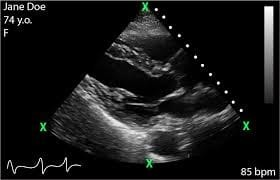
#> input picture samples/assets/real_cardiac_us.jpg, 280 x 180 px
$ python -i pixel_scanner.py   (imports and definitions only)   (older library calls are emulated)
#> lines starting #> are read from the running program, lines starting #| are printed output that depends on the picture; after the words box and inside, x2 and y2 are one past the last pixel; in counts of white or black regions, pixels touching at a corner belong together
### backend/discover/metadata_scanner.py
import re
import uuid
import pydicom
from pydicom.dataset import Dataset
from pydicom.sequence import Sequence
from typing import List, Dict, Any

# Standard categorization lists
DIRECT_IDENTIFIERS = {
    "PatientName", "PatientID", "OtherPatientIDs", "OtherPatientIDsSequence",
    "PatientAddress", "PatientTelephoneNumbers", "PatientMotherBirthName",
    "InsurancePlanIdentification", "IssuerOfPatientID", "MedicalRecordLocator",
    "PatientSocialSecurityNumber", "EthnicGroup", "AccessionNumber"
}

QUASI_IDENTIFIERS = {
    "PatientBirthDate", "PatientAge", "PatientSex", "PatientWeight", "PatientSize",
    "PatientBirthTime", "Occupation", "MilitaryRank"
}

DATE_TAGS = {
    "StudyDate", "SeriesDate", "AcquisitionDate", "ContentDate", "OverlayDate", "CurveDate",
    "StudyTime", "SeriesTime", "AcquisitionTime", "ContentTime"
}

UID_TAGS = {
    "StudyInstanceUID", "SeriesInstanceUID", "SOPInstanceUID", "FrameOfReferenceUID",
    "MediaStorageSOPInstanceUID", "ReferencedSOPInstanceUID", "StorageMediaFileSetUID"
}

FREE_TEXT_TAGS = {
    "StudyDescription", "SeriesDescription", "StudyComments", "ImageComments",
    "ProtocolName", "AdmittingDiagnosesDescription", "PatientComments",
    "RequestedProcedureDescription", "ReasonForTheRequestedProcedure",
    "InterpretationDiagnosisDescription", "AdditionalPatientHistory"
}

INSTITUTION_TAGS = {
    "InstitutionName", "InstitutionAddress", "InstitutionalDepartmentName",
    "ReferringPhysicianName", "PerformingPhysicianName", "PhysiciansOfRecord",
    "NameOfPhysiciansReadingStudy", "OperatorsName"
}

class DiscoveredFinding:
    def __init__(
        self,
        category: str,
        tag_or_location: str,
        original_value: str,
        confidence: float,
        severity: str,
        explanation: str,
        bbox: List[int] = None
    ):
        self.id = str(uuid.uuid4())
        self.category = category
        self.tag_or_location = tag_or_location
        self.original_value = str(original_value) if original_value is not None else ""
        self.confidence = confidence
        self.severity = severity
        self.explanation = explanation
        self.bbox = bbox

    # [116 lines left out: functions to_dict, scan_metadata, not called in this run]

### backend/discover/pixel_scanner.py
import cv2
import numpy as np
import pydicom
from typing import List, Dict, Any, Tuple
from backend.dicom_utils import get_pixel_array_2d
from backend.discover.metadata_scanner import DiscoveredFinding

# Try pytesseract import safely
HAS_TESSERACT = False
# [10 lines not run here, left out]

# [335 lines left out: functions detect_qr_codes, detect_barcodes_1d, detect_burned_in_text, scan_pixels, not called in this run]

>>> import cv2
>>> picture = cv2.imread('../../samples/assets/real_cardiac_us.jpg', cv2.IMREAD_GRAYSCALE)
#> picture: shape (180, 280); min 0, max 255, mean 24.7
>>> result = detect_burned_in_text(picture)
#> in detect_burned_in_text, `bone = (gray > 160).astype(np.uint8)`:
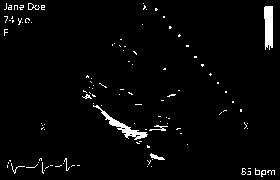
#> bone: shape (180, 280); values 0 (black) and 1 (white), 2.8% white; 116 white regions (107 under 20 px), largest, box (x1, y1, x2, y2) and area: (264, 6, 273, 50) 346, (93, 105, 148, 140) 341, (150, 153, 165, 160) 48
#> in detect_burned_in_text, `num_labels, labels, stats, _ = cv2.connectedComponentsWithStats(bone, ..`:
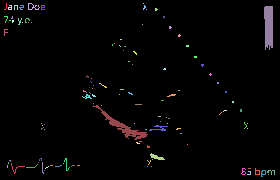
#> labels: shape (180, 280) int32; 117 distinct labels, from 0 to 116; one colour per label, 0 black
#> in detect_burned_in_text, `num_labels, labels, stats, _ = cv2.connectedComponentsWithStats(bone, ..`: num_labels = 117; stats = 117 rows, first 6: [0, 0, 280, 180, 49002], [4, 3, 3, 7, 8], [28, 3, 12, 7, 32], [143, 3, 1, 1, 1], [8, 5, 4, 5, 14], [14, 5, 4, 5, 12]
#> after the loop in detect_burned_in_text, `for i in range(1, num_labels):`: anatomy_mask: shape (180, 280) bool; every value is 0
#> in detect_burned_in_text, `tophat = cv2.morphologyEx(gray, cv2.MORPH_TOPHAT, k_tophat)`:
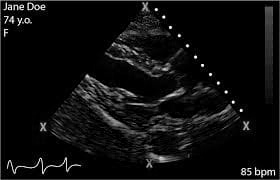
#> tophat: shape (180, 280); min 0, max 255, mean 14.3
#> in detect_burned_in_text, `text_pixels = ((tophat >= 20) & (gray >= 140) & (~anatomy_buffer)).ast..`:
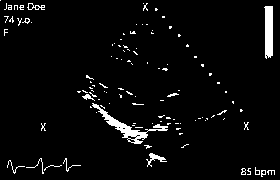
#> text_pixels: shape (180, 280); 4% white; 113 white regions (99 under 20 px), largest, box (x1, y1, x2, y2) and area: (92, 103, 168, 144) 553, (264, 6, 273, 59) 410, (146, 153, 167, 167) 97
#> in detect_burned_in_text, `dilated = cv2.dilate(text_pixels, k_line, iterations=1)`:
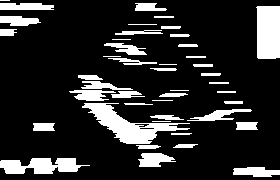
#> dilated: shape (180, 280); 17% white; 44 white regions (6 under 20 px)
#> in detect_burned_in_text, `contours, _ = cv2.findContours(dilated, cv2.RETR_EXTERNAL, cv2.CHAIN_A..`: contours = 44 contours, 13 with area under 20; largest, box (x1, y1, x2, y2) and area: (82, 103, 190, 144) 1422, (256, 6, 280, 59) 1141, (0, 158, 90, 174) 830, (138, 153, 176, 167) 312, (233, 167, 280, 177) 297
#> the loop in detect_burned_in_text, `for c in contours:` made 44 passes
#> after the loop in detect_burned_in_text, `for c in contours:`: raw_boxes = [[138, 153, 38, 14], [0, 29, 17, 7], [0, 16, 41, 10], [135, 3, 32, 8], [0, 3, 54, 7]]
#> in detect_burned_in_text, `_, thresh_direct = cv2.threshold(gray, 180, 255, cv2.THRESH_BINARY)`: thresh_direct: shape (180, 280); 1.8% white; 105 white regions (102 under 20 px), largest, box (x1, y1, x2, y2) and area: (264, 7, 273, 40) 258, (94, 105, 146, 138) 217, (150, 154, 164, 160) 35
#> in detect_burned_in_text, `dilated_direct = cv2.dilate(thresh_direct, k_line, iterations=1)`:
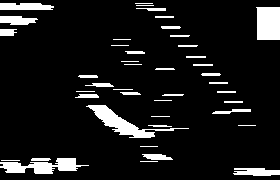
#> dilated_direct: shape (180, 280); 9.6% white; 43 white regions (13 under 20 px)
#> in detect_burned_in_text, `contours_direct, _ = cv2.findContours(dilated_direct, cv2.RETR_EXTERNA..`: contours_direct = 43 contours, 25 with area under 20; largest, box (x1, y1, x2, y2) and area: (86, 105, 189, 138) 726, (256, 7, 280, 40) 704, (0, 158, 89, 174) 624, (0, 3, 54, 10) 278, (233, 168, 280, 176) 229
#> the loop in detect_burned_in_text, `for c in contours_direct:` made 43 passes
#> the loop in detect_burned_in_text, `for b in raw_boxes:` made 10 passes
#> the loop in detect_burned_in_text, `for box in merged_boxes:` made 6 passes
#> pass 3, in detect_burned_in_text, `sample_roi = gray[y:y+h, x:x+w]`:
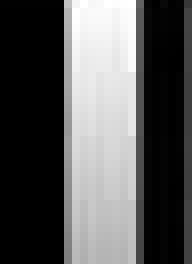
#> sample_roi: shape (33, 24) (shown 8 times larger); min 0, max 255, mean 85.4

$ run again, on samples/assets/real_chest_xray.jpg
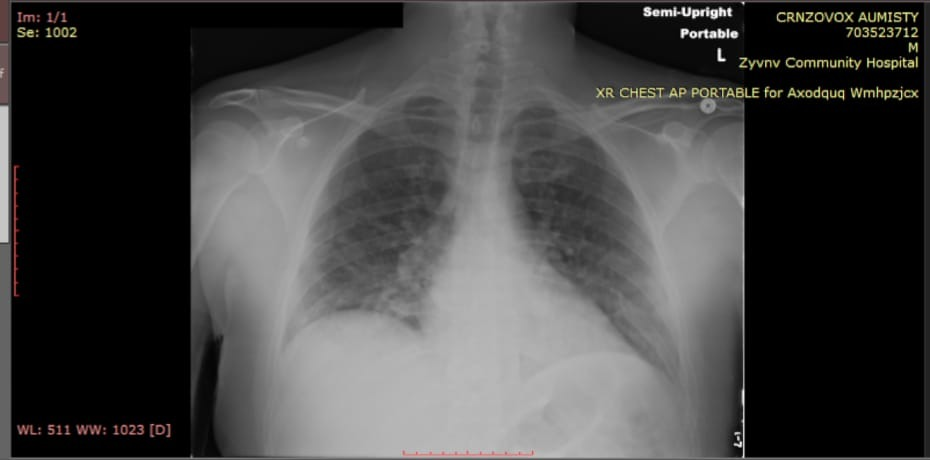
#> input picture samples/assets/real_chest_xray.jpg, 930 x 460 px
#> bone: shape (460, 930); values 0 (black) and 1 (white), 12.3% white; 278 white regions (252 under 20 px), largest, box (x1, y1, x2, y2) and area: (292, 234, 636, 458) 48206, (278, 228, 307, 331) 1101, (0, 106, 8, 242) 1088
#> in detect_burned_in_text, `num_labels, labels, stats, _ = cv2.connectedComponentsWithStats(bone, ..`:
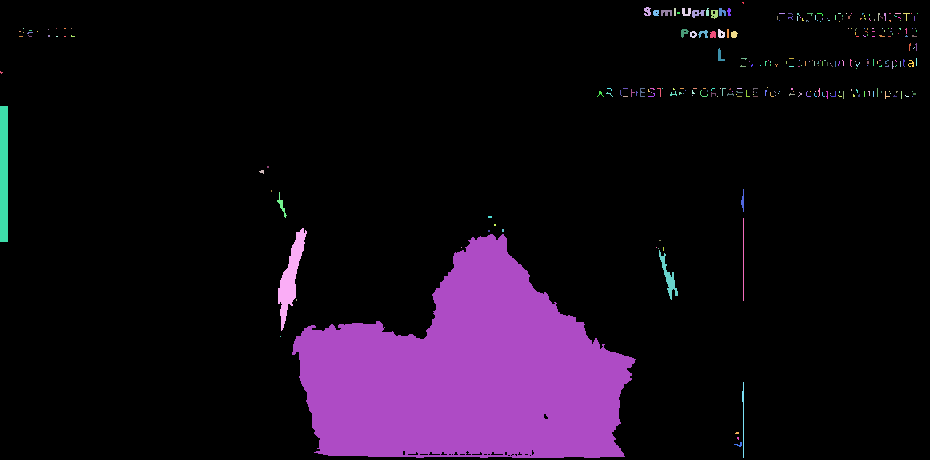
#> labels: shape (460, 930) int32; 279 distinct labels, from 0 to 278; one colour per label, 0 black
#> num_labels = 279; stats = 279 rows, first 6: [0, 0, 930, 460, 375087], [742, 2, 2, 2, 3], [644, 7, 7, 9, 46], [674, 8, 2, 8, 16], [682, 8, 9, 8, 50], [706, 8, 3, 8, 21]
#> anatomy_buffer: shape (460, 930) bool; 12.7% white; 1 white region, box (x1, y1, x2, y2) and area: (287, 229, 641, 460) 54187
#> text_pixels: shape (460, 930); 0.73% white in thin lines or dots
#> dilated: shape (460, 930); 3.7% white; 28 white regions (9 under 20 px)
#> contours = 28 contours, 17 with area under 20; largest, box (x1, y1, x2, y2) and area: (726, 156, 753, 458) 5239, (588, 87, 927, 100) 2724, (710, 48, 926, 69) 1649, (769, 12, 927, 22) 1284, (636, 7, 741, 19) 867
#> the loop in detect_burned_in_text, `for c in contours:` made 28 passes
#> after the loop in detect_burned_in_text, `for c in contours:`: raw_boxes = [[0, 71, 12, 6], [710, 48, 216, 21], [901, 43, 25, 9], [673, 29, 74, 9], [839, 28, 87, 9], [10, 28, 75, 9], [769, 12, 158, 10], [636, 7, 105, 12]]
#> in detect_burned_in_text, `dilated_direct = cv2.dilate(thresh_direct, k_line, iterations=1)`:
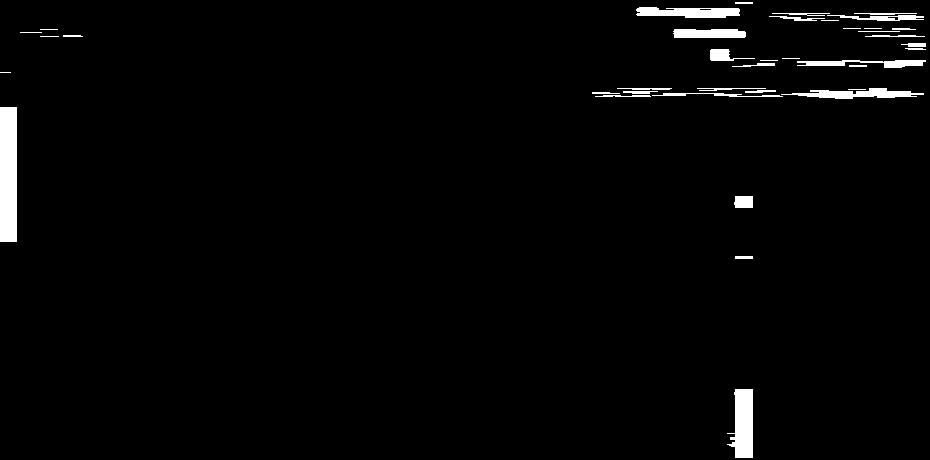
#> dilated_direct: shape (460, 930); 2.1% white; 39 white regions (9 under 20 px)
#> contours_direct = 39 contours, 18 with area under 20; largest, box (x1, y1, x2, y2) and area: (0, 107, 17, 242) 2144, (727, 389, 753, 458) 1190, (636, 7, 740, 18) 778, (781, 88, 924, 99) 658, (673, 29, 746, 38) 538
#> the loop in detect_burned_in_text, `for c in contours_direct:` made 39 passes
#> after the loop in detect_burned_in_text, `for c in contours_direct:`: raw_boxes = 15 items, first 6: [0, 71, 12, 6], [710, 48, 216, 21], [901, 43, 25, 9], [673, 29, 74, 9], [839, 28, 87, 9], [10, 28, 75, 9]
#> the loop in detect_burned_in_text, `for b in raw_boxes:` made 15 passes
#> after the loop in detect_burned_in_text, `for b in raw_boxes:`: merged_boxes = [[636, 7, 105, 12], [769, 12, 158, 10], [10, 28, 75, 9], [839, 28, 87, 9], [673, 29, 74, 9], [901, 43, 25, 9], [710, 48, 216, 21], [710, 49, 45, 12], [0, 71, 12, 6]]
#> the loop in detect_burned_in_text, `for box in merged_boxes:` made 9 passes
#> after the loop in detect_burned_in_text, `for box in merged_boxes:`: f.bbox = [710, 43, 216, 26]; fh = 26; findings = 7 items; fw = 216; fx = 710; fy = 43; inter_area = 540; nh = 26; nw = 216; nx = 710; ny = 43; ox1 = 710; ox2 = 12; oy1 = 71; oy2 = 69
#> result = 7 items

$ run again, on samples/assets/real_cranial_ct.jpg
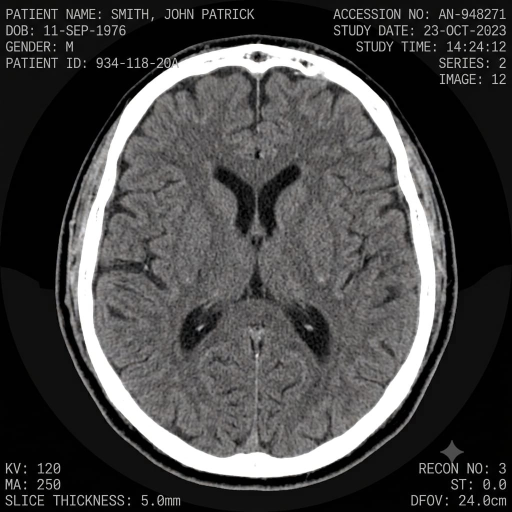
#> input picture samples/assets/real_cranial_ct.jpg, 1024 x 1024 px (shown at 1/2 size)
#> bone: shape (1024, 1024); values 0 (black) and 1 (white), 9.4% white; 318 white regions (115 under 20 px), largest, box (x1, y1, x2, y2) and area: (138, 87, 878, 956) 85331, (830, 333, 853, 374) 381, (136, 540, 151, 570) 235
#> in detect_burned_in_text, `num_labels, labels, stats, _ = cv2.connectedComponentsWithStats(bone, ..`:
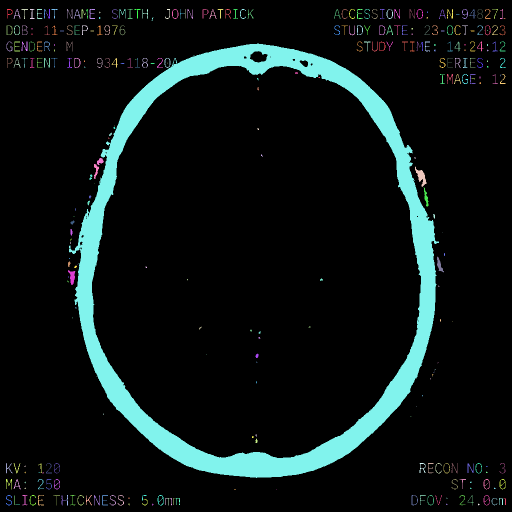
#> labels: shape (1024, 1024) int32 (shown at 1/2 size); 319 distinct labels, from 0 to 318; one colour per label, 0 black
#> num_labels = 319; stats = 319 rows, first 6: [0, 0, 1024, 1024, 950140], [14, 18, 11, 19, 55], [27, 18, 14, 20, 62], [43, 18, 13, 20, 49], [60, 18, 9, 20, 64], [74, 18, 11, 20, 69]
#> anatomy_buffer: shape (1024, 1024) bool; 11.3% white; 1 white region, box (x1, y1, x2, y2) and area: (133, 82, 883, 961) 118273
#> text_pixels: shape (1024, 1024); 1.9% white in thin lines or dots
#> dilated: shape (1024, 1024); 10.1% white; 381 white regions (72 under 20 px)
#> contours = 381 contours, 150 with area under 20; largest, box (x1, y1, x2, y2) and area: (5, 18, 210, 38) 3491, (99, 990, 269, 1011) 3074, (841, 50, 1020, 71) 3026, (81, 50, 260, 71) 2876, (705, 83, 880, 103) 2794
#> the loop in detect_burned_in_text, `for c in contours:` made 381 passes
#> after the loop in detect_burned_in_text, `for c in contours:`: anat_cols = 23 values from 141 to 163; raw_boxes = 30 items, first 6: [762, 879, 24, 4], [241, 876, 20, 4], [771, 874, 22, 4], [451, 864, 21, 38], [226, 862, 21, 3], [786, 859, 24, 7]
#> dilated_direct: shape (1024, 1024); 5.7% white; 61 white regions (2 under 20 px)
#> contours_direct = 61 contours, 7 with area under 20; largest, box (x1, y1, x2, y2) and area: (99, 990, 268, 1011) 2748, (841, 51, 1020, 70) 2690, (660, 18, 809, 38) 2592, (82, 51, 259, 70) 2464, (186, 116, 349, 135) 2191
#> the loop in detect_burned_in_text, `for c in contours_direct:` made 61 passes
#> the loop in detect_burned_in_text, `for b in raw_boxes:` made 47 passes
#> the loop in detect_burned_in_text, `for box in merged_boxes:` made 20 passes
#> pass 3, in detect_burned_in_text, `sample_roi = gray[y:y+h, x:x+w]`:
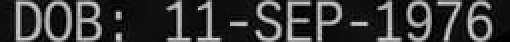
#> sample_roi: shape (21, 255) (shown 2 times larger); min 0, max 216, mean 54.8
